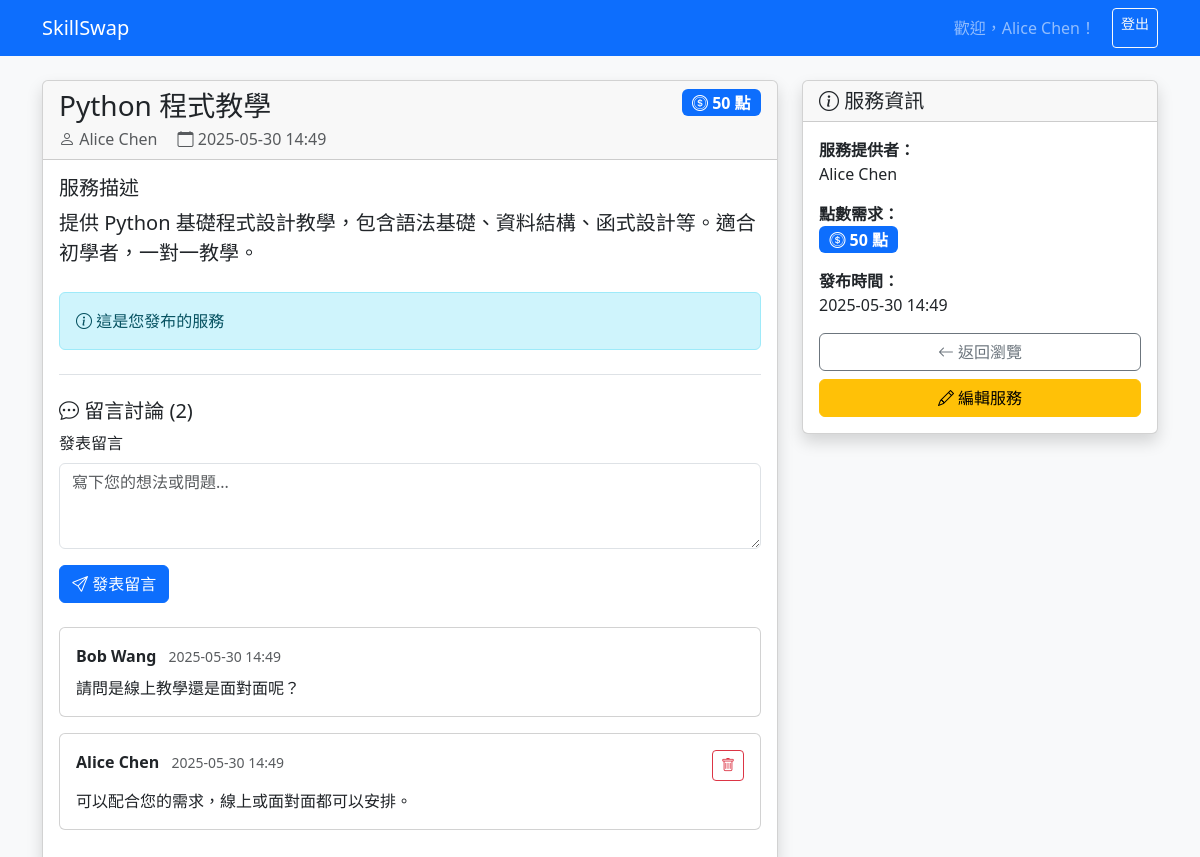
The app's page /post_detail.php?id=1 (signed in) with its own data.
### tables this page shows
CREATE TABLE `SkillPost` (
  `post_id` INT AUTO_INCREMENT PRIMARY KEY,
  `user_id` INT NOT NULL,
  `title` VARCHAR(100) NOT NULL,
  `description` TEXT NOT NULL,
  `point_cost` INT NOT NULL,
  `created_at` DATETIME NOT NULL DEFAULT CURRENT_TIMESTAMP,
  FOREIGN KEY (`user_id`) REFERENCES `User`(`user_id`) ON DELETE CASCADE
);

CREATE TABLE `User` (
  `user_id` INT AUTO_INCREMENT PRIMARY KEY,
  `email` VARCHAR(255) NOT NULL UNIQUE,
  `password_hash` VARCHAR(255) NOT NULL,
  `name` VARCHAR(100) NOT NULL,
  `created_at` DATETIME NOT NULL DEFAULT CURRENT_TIMESTAMP
);

CREATE TABLE `Comment` (
  `comment_id` INT AUTO_INCREMENT PRIMARY KEY,
  `post_id` INT NOT NULL,
  `user_id` INT NOT NULL,
  `content` TEXT NOT NULL,
  `created_at` DATETIME NOT NULL DEFAULT CURRENT_TIMESTAMP,
  FOREIGN KEY (`post_id`) REFERENCES `SkillPost`(`post_id`) ON DELETE CASCADE,
  FOREIGN KEY (`user_id`) REFERENCES `User`(`user_id`) ON DELETE CASCADE
);

### src/skill_post.php (called while the page is built, shortened)
<?php
function get_post_by_id($post_id) {
    global $pdo;
    $stmt = $pdo->prepare("SELECT p.*, u.name as author_name
                          FROM SkillPost p
                          JOIN User u ON p.user_id = u.user_id
                          WHERE p.post_id = ?");
    $stmt->execute([$post_id]);
    return $stmt->fetch(PDO::FETCH_ASSOC);
}

### src/comment.php (called while the page is built, shortened)
<?php
function get_comments_by_post($post_id) {
    global $pdo;
    $stmt = $pdo->prepare("SELECT c.*, u.name as user_name
                          FROM Comment c
                          JOIN User u ON c.user_id = u.user_id
                          WHERE c.post_id = ?
                          ORDER BY c.created_at ASC");
    $stmt->execute([$post_id]);
    return $stmt->fetchAll(PDO::FETCH_ASSOC);
}

### public/post_detail.php (the view, shortened to what this page needs)
<?php
require_once __DIR__ . '/../src/db.php';
require_once __DIR__ . '/../src/skill_post.php';
require_once __DIR__ . '/../src/booking.php';
require_once __DIR__ . '/../src/comment.php';
$post_id = intval($_GET['id'] ?? 0);
$post = get_post_by_id($post_id);
$error = '';
$success = '';
$comments = get_comments_by_post($post_id);
?>
<!DOCTYPE html>
<html lang="zh-Hant">
<head>
    <link href="https://cdn.jsdelivr.net/npm/bootstrap@5.3.0/dist/css/bootstrap.min.css" rel="stylesheet">
    <link rel="stylesheet" href="https://cdn.jsdelivr.net/npm/bootstrap-icons@1.11.0/font/bootstrap-icons.css">
</head>
<body>
    <nav class="navbar navbar-expand-lg navbar-dark bg-primary">
        <div class="container">
            <a class="navbar-brand" href="index.php">SkillSwap</a>
            <div class="navbar-nav ms-auto">
                <span class="navbar-text me-3">歡迎，<?= htmlspecialchars($_SESSION['user_name']) ?>！</span>
                <a class="btn btn-outline-light btn-sm" href="logout.php">登出</a>
            </div>
        </div>
    </nav>
    <div class="container mt-4">
        <div class="row">
            <div class="col-md-8">
                <div class="card shadow">
                    <div class="card-header">
                        <div class="d-flex justify-content-between align-items-start">
                            <div>
                                <h3 class="card-title mb-1"><?= htmlspecialchars($post['title']) ?></h3>
                                <div class="text-muted">
                                    <i class="bi bi-person"></i> <?= htmlspecialchars($post['author_name']) ?>
                                    <span class="ms-3">
                                        <i class="bi bi-calendar"></i> <?= date('Y-m-d H:i', strtotime($post['created_at'])) ?>
                                    </span>
                                </div>
                            </div>
                            <span class="badge bg-primary fs-6">
                                <i class="bi bi-coin"></i> <?= $post['point_cost'] ?> 點
                            </span>
                        </div>
                    </div>
                    <div class="card-body">
                        <div class="mb-4">
                            <h5>服務描述</h5>
                            <p class="lead"><?= nl2br(htmlspecialchars($post['description'])) ?></p>
                        </div>
                        <?php if ($post['user_id'] != $_SESSION['user_id']): ?>
                            <div class="border-top pt-4">
                                <h5>預約此服務</h5>
                                <?php if (!empty($error)): ?>
                                    <div class="alert alert-danger">
                                        <i class="bi bi-exclamation-triangle"></i> <?= htmlspecialchars($error) ?>
                                    </div>
                                <?php endif; ?>
                                <?php if (!empty($success)): ?>
                                    <div class="alert alert-success">
                                        <i class="bi bi-check-circle"></i> <?= htmlspecialchars($success) ?>
                                    </div>
                                <?php endif; ?>
                                <form method="POST" action="">
                                    <div class="mb-3">
                                        <label for="scheduled_at" class="form-label">預約時間</label>
                                        <input type="datetime-local" class="form-control" id="scheduled_at"
                                               name="scheduled_at" required min="<?= date('Y-m-d\TH:i') ?>">
                                    </div>
                                    <button type="submit" name="book_service" class="btn btn-success btn-lg">
                                        <i class="bi bi-calendar-check"></i> 立即預約
                                    </button>
                                </form>
                            </div>
                        <?php else: ?>
                            <div class="alert alert-info">
                                <i class="bi bi-info-circle"></i> 這是您發布的服務
                            </div>
                        <?php endif; ?>
                        <div class="border-top pt-4 mt-4">
                            <h5><i class="bi bi-chat-dots"></i> 留言討論 (<?= count($comments) ?>)</h5>
                            <form method="POST" action="" class="mb-4">
                                <div class="mb-3">
                                    <label for="content" class="form-label">發表留言</label>
                                    <textarea class="form-control" id="content" name="content" rows="3"
                                              placeholder="寫下您的想法或問題..." required></textarea>
                                </div>
                                <button type="submit" name="add_comment" class="btn btn-primary">
                                    <i class="bi bi-send"></i> 發表留言
                                </button>
                            </form>
                            <div class="comments-list">
                                <?php if (empty($comments)): ?>
                                    <div class="text-muted text-center py-4">
                                        <i class="bi bi-chat-square-dots fs-2 d-block mb-2"></i>
                                        還沒有留言，成為第一個留言的人吧！
                                    </div>
                                <?php else: ?>
                                    <?php foreach ($comments as $comment): ?>
                                        <div class="card mb-3">
                                            <div class="card-body">
                                                <div class="d-flex justify-content-between align-items-start mb-2">
                                                    <div>
                                                        <strong><?= htmlspecialchars($comment['user_name']) ?></strong>
                                                        <small class="text-muted ms-2">
                                                            <?= date('Y-m-d H:i', strtotime($comment['created_at'])) ?>
                                                        </small>
                                                    </div>
                                                    <?php if ($comment['user_id'] == $_SESSION['user_id']): ?>
                                                        <form method="POST" action="" style="display: inline;">
                                                            <button type="submit" name="delete_comment"
                                                                    class="btn btn-outline-danger btn-sm"
                                                                    onclick="return confirm('確定要刪除這則留言嗎？')">
                                                                <i class="bi bi-trash"></i>
                                                            </button>
                                                        </form>
                                                    <?php endif; ?>
                                                </div>
                                                <p class="mb-0"><?= nl2br(htmlspecialchars($comment['content'])) ?></p>
                                            </div>
                                        </div>
                                    <?php endforeach; ?>
                                <?php endif; ?>
                            </div>
                        </div>
                    </div>
                </div>
            </div>
            <div class="col-md-4">
                <div class="card shadow">
                    <div class="card-header">
                        <h5 class="card-title mb-0">
                            <i class="bi bi-info-circle"></i> 服務資訊
                        </h5>
                    </div>
                    <div class="card-body">
                        <div class="mb-3">
                            <strong>服務提供者：</strong><br>
                            <?= htmlspecialchars($post['author_name']) ?>
                        </div>
                        <div class="mb-3">
                            <strong>點數需求：</strong><br>
                            <span class="badge bg-primary fs-6">
                                <i class="bi bi-coin"></i> <?= $post['point_cost'] ?> 點
                            </span>
                        </div>
                        <div class="mb-3">
                            <strong>發布時間：</strong><br>
                            <?= date('Y-m-d H:i', strtotime($post['created_at'])) ?>
                        </div>
                        <div class="d-grid gap-2">
                            <a href="posts.php" class="btn btn-outline-secondary">
                                <i class="bi bi-arrow-left"></i> 返回瀏覽
                            </a>
                            <?php if ($post['user_id'] == $_SESSION['user_id']): ?>
                                <a href="edit_post.php?id=<?= $post['post_id'] ?>" class="btn btn-warning">
                                    <i class="bi bi-pencil"></i> 編輯服務
                                </a>
                            <?php endif; ?>
                        </div>
                    </div>
                </div>
            </div>
        </div>
    </div>
</body>
</html>

### public/post_detail.php (style rules this page uses)
body { background: #f8f9fa; }

### records on screen
skillpost: title "Python 程式教學", user.name "Alice Chen", created_at "2025-05-30 14:49", point_cost "50", description "提供 Python 基礎程式設計教學，包含語法基礎、資料結構、函式設計等。適合初學者，一對一教學。"
comment: user.name "Bob Wang", created_at "2025-05-30 14:49", content "請問是線上教學還是面對面呢？"
comment: user.name "Alice Chen", created_at "2025-05-30 14:49", content "可以配合您的需求，線上或面對面都可以安排。"

### other values on screen
$_SESSION['user_name'] "Alice Chen"
count($comments) "2"
